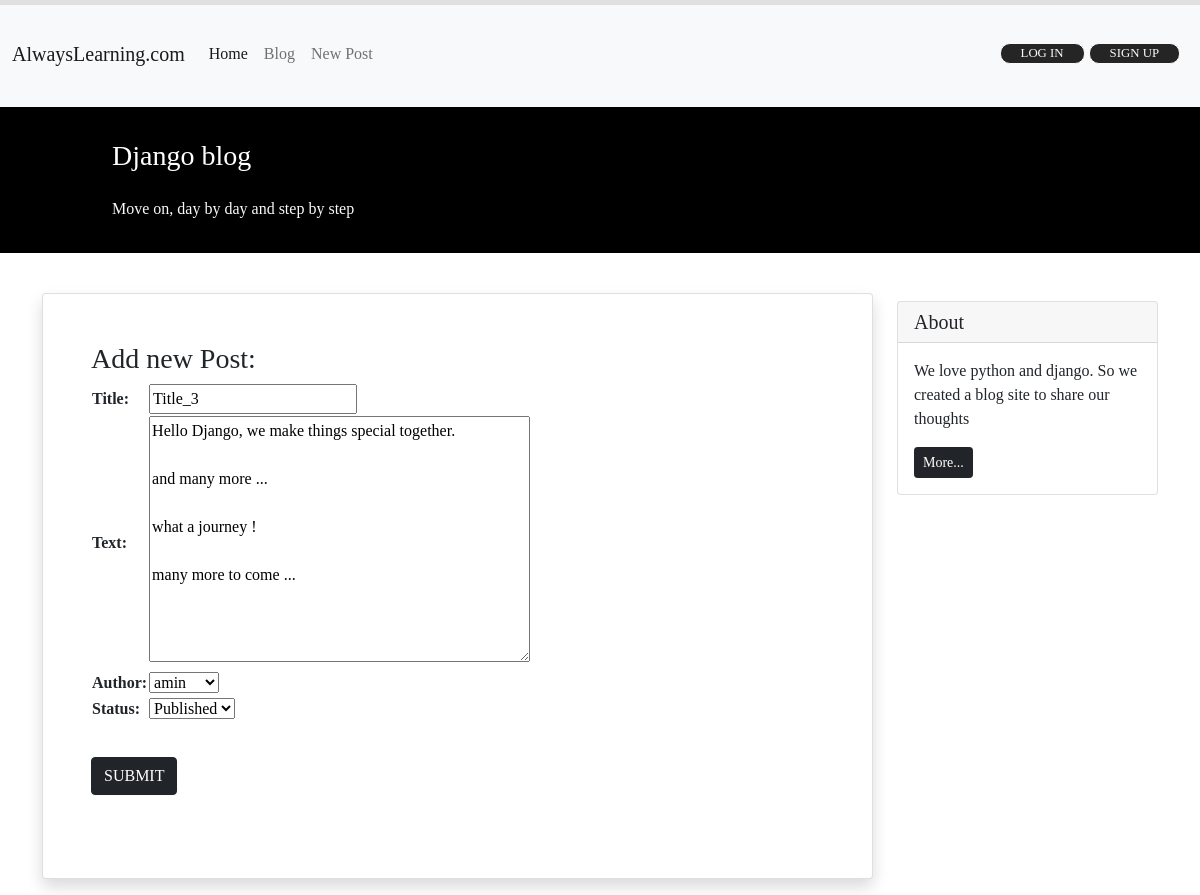
/blog/3/update/, run on the app's committed database.
### blog/models.py (models this page shows, shortened)
class Post(models.Model):
   STATUS_CHOICES = (
      ('pub', 'Published'),
      ('drf', 'Draft'),
   )
   title = models.CharField(max_length = 50)
   text = models.TextField()
   author = models.ForeignKey('auth.User', on_delete = models.CASCADE)
   datetime_created = models.DateTimeField(auto_now_add = True)
   datetime_modified = models.DateTimeField(auto_now = True)
   status = models.CharField(choices = STATUS_CHOICES, max_length = 3)

### blog/views.py (the view)
# urls.py: path('<int:pk>/update/', views.PostUpdateView.as_view(), name='post_update'),
class PostUpdateView(generic.UpdateView):
    model = Post
    form_class = NewPostForm
    template_name = 'blog/post_create.html'

### blog/forms.py
class NewPostForm(forms.ModelForm):
    class Meta:
        model = Post
        fields = ['title', 'text', 'author', 'status']

### blog/templates/blog/post_create.html (shortened to what this page needs)
{% extends '_base.html' %}
{% block page_content %}
    <div class="container mt-4">
        <div class="row">
            <div class="col-9">
                <div class="card shadow my-3 p-5">
                    <h3>Add new Post:</h3>
                    <form method="POST">
                        <table>
                            {{ form.as_table }}
                        </table>
                        <button type="submit" class="btn btn-dark">Submit</button>
                    </form>
                </div>
            </div>
            <div class="col-3">
                    <div class="card my-4">
                        <h5 class="card-header">About</h5>
                        <div class="card-body">
                            <p class="card-text">We love python and django. So we created a blog site to share our
                                thoughts</p>
                            <a href="#"
                            class="btn btn-sm btn-dark">
                                More...
                            </a>
                        </div>
                    </div>
            </div>
        </div>
    </div>
{% endblock page_content %}

### templates/_base.html (style rules this page uses)
button { font-size: 0.8rem; color: #FAFAFA; text-transform: uppercase; padding: 0.0005px 20px; border-radius: 10px; border: 1px solid #fafafa; background: #252525; box-shadow: 1px 1px #fafafa; cursor: pointer; margin: 35px 0; }

### data on the page
Post: title "Title_3", text "Hello Django, we make things special together. and many more ... what a journey ! many more to come ...", author "amin", status "Published"
